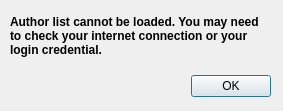
<?xml version="1.0" encoding="UTF-8"?>
<ui version="4.0">
 <class>Dialog</class>
 <widget class="QDialog" name="Dialog">
  <property name="geometry">
   <rect>
    <x>0</x>
    <y>0</y>
    <width>283</width>
    <height>111</height>
   </rect>
  </property>
  <property name="windowTitle">
   <string>Author List Cannot Load</string>
  </property>
  <widget class="QDialogButtonBox" name="buttonBox">
   <property name="geometry">
    <rect>
     <x>10</x>
     <y>70</y>
     <width>261</width>
     <height>32</height>
    </rect>
   </property>
   <property name="font">
    <font>
     <kerning>true</kerning>
    </font>
   </property>
   <property name="orientation">
    <enum>Qt::Horizontal</enum>
   </property>
   <property name="standardButtons">
    <set>QDialogButtonBox::Ok</set>
   </property>
  </widget>
  <widget class="QLabel" name="label_2">
   <property name="geometry">
    <rect>
     <x>10</x>
     <y>10</y>
     <width>261</width>
     <height>51</height>
    </rect>
   </property>
   <property name="font">
    <font>
     <weight>75</weight>
     <bold>true</bold>
    </font>
   </property>
   <property name="text">
    <string>Author list cannot be loaded. You may need to check your internet connection or your login credential.</string>
   </property>
   <property name="wordWrap">
    <bool>true</bool>
   </property>
  </widget>
 </widget>
 <resources/>
 <connections>
  <connection>
   <sender>buttonBox</sender>
   <signal>accepted()</signal>
   <receiver>Dialog</receiver>
   <slot>accept()</slot>
   <hints>
    <hint type="sourcelabel">
     <x>248</x>
     <y>254</y>
    </hint>
    <hint type="destinationlabel">
     <x>157</x>
     <y>274</y>
    </hint>
   </hints>
  </connection>
  <connection>
   <sender>buttonBox</sender>
   <signal>rejected()</signal>
   <receiver>Dialog</receiver>
   <slot>reject()</slot>
   <hints>
    <hint type="sourcelabel">
     <x>316</x>
     <y>260</y>
    </hint>
    <hint type="destinationlabel">
     <x>286</x>
     <y>274</y>
    </hint>
   </hints>
  </connection>
 </connections>
</ui>
